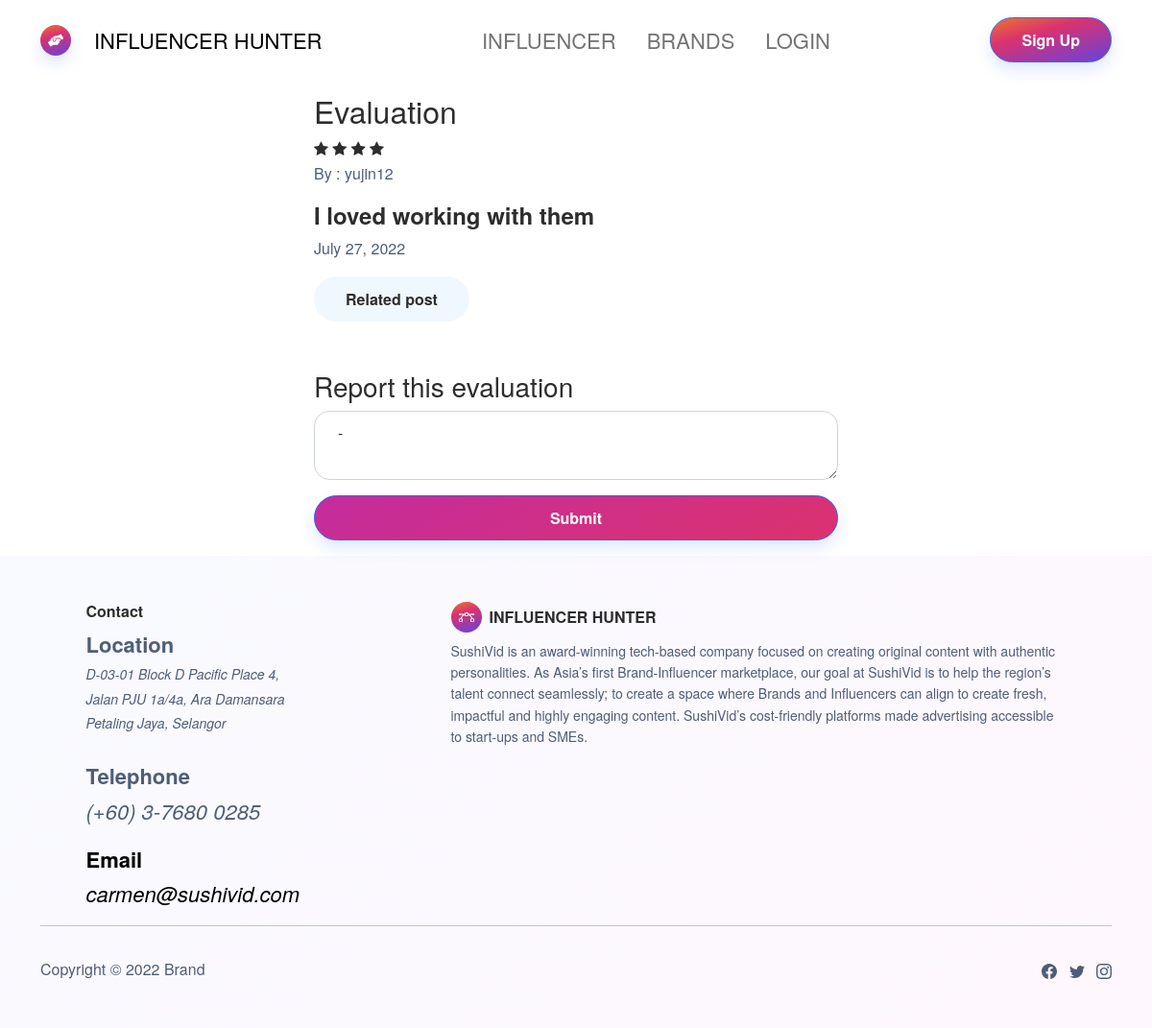
/evaluation/1, run on the app's committed database.
### app/models.py (models this page shows, shortened)
class Users(db.Model, Base, UserMixin):
    id              = db.Column(db.Integer, primary_key=True)
    email           = db.Column(db.String(100), unique=True, nullable=False)
    password_hash   = db.Column(db.String(150))
    name            = db.Column(db.String(100), nullable=False)
    username        = db.Column(db.String(100), unique=True, nullable=False)
    category        = db.Column(db.Integer, db.ForeignKey('category.id'))
    evaluation      = db.relationship('Evaluation', backref='author', lazy='dynamic')
    __mapper_args__ = {
        'polymorphic_identity':'users'
    }

class Evaluation(db.Model):
    id              = db.Column(db.Integer, primary_key=True)
    userId          = db.Column(db.Integer, db.ForeignKey('users.id'))
    accEvaluated    = db.Column(db.Integer)
    timestamp       = db.Column(db.DateTime, index=True, default=datetime.utcnow)
    comment         = db.Column(db.String(500))
    rating          = db.Column(db.Integer)
    link            = db.Column(db.String(500))
    complaint       = db.Column(db.String(100))

### app/routes.py (the view)
@app.route('/evaluation/<id>', methods=['GET', 'POST'])
def evaluation(id):
    eval = Evaluation.query.filter_by(id=id).first_or_404()
    form = ReportForm()
    if form.validate_on_submit():
        eval.complaint = form.complaint.data
        db.session.commit()
        flash('Your report have been posted!')
        return redirect(url_for('evaluation', id=id))
    elif request.method == 'GET':
        form.complaint.data = eval.complaint
    return render_template('evaluation.html', form=form, eval=eval)

### app/forms.py
class ReportForm(FlaskForm):
    complaint   = TextAreaField('Complaint')
    submit      = SubmitField('Submit')

class SearchForm(FlaskForm):
    searched = StringField('Searched', validators=[DataRequired()])
    submit = SubmitField('submit')

### app/routes.py (called while the page is built)
@app.context_processor
def base():
    form = SearchForm()
    return dict(form=form)

### app/templates/evaluation.html (shortened to what this page needs)
{% extends "layout.html" %}
{% block content %}
<div class="container pt-4 pt-xl-5">
    <div class="row pt-5">
        <div class="col-md-8 col-xl-6 text-center text-md-start mx-auto">
            <h2>Evaluation<br>
            </h2>
            {% for rating in range(eval.rating) %}
                        <span class="fa fa-star checked"></span>
                    {% endfor %}
            <p class="text-muted">By : {{ eval.author.username }} </p>
            <h4 class="fw-bold">{{ eval.comment }}</h4>
            <p class="text-muted">{{ moment(eval.timestamp).format('LL') }}<br></p>
            <a class="btn" style="background-color: aliceblue;" role="button" href="{{link}}">Related post</a><br>
            <br><br>
            <h3>Report this evaluation</h3>
            <form action="" method="post" >
                <div class="mb-3">
                    {{ form.complaint(class="form-control", type="text", placeholder='Complaint') }}
                </div>
                <div class="mb-3">
                    <button class="btn btn-primary shadow d-block w-100" type="submit"
                        style="background: linear-gradient(-28deg, #db326e, #c42c9d), #db326e;">Submit</button>
                </div>
            </form>
        </div>
    </div>
</div>
{% endblock %}

### data on the page
Users: author.username "yujin12"
Evaluation: rating 4 (drawn), comment "I loved working with them", timestamp "July 27, 2022"
